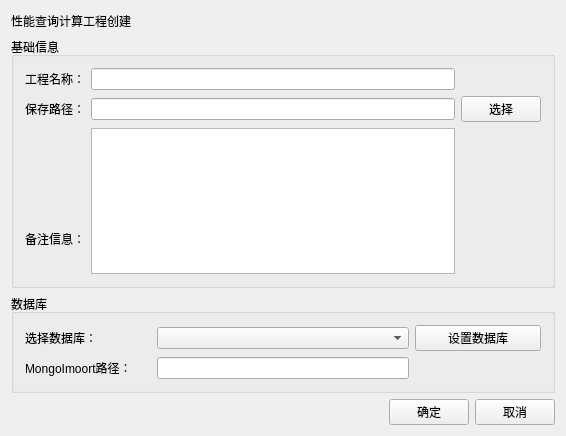
<?xml version="1.0" encoding="UTF-8"?>
<ui version="4.0">
 <class>ETOProjectCreatorClass</class>
 <widget class="QWidget" name="ETOProjectCreatorClass">
  <property name="geometry">
   <rect>
    <x>0</x>
    <y>0</y>
    <width>566</width>
    <height>436</height>
   </rect>
  </property>
  <property name="windowTitle">
   <string>ETOProjectCreator</string>
  </property>
  <layout class="QVBoxLayout" name="verticalLayout">
   <item>
    <layout class="QHBoxLayout" name="horizontalLayout_2">
     <item>
      <widget class="QLabel" name="label_6">
       <property name="text">
        <string>性能查询计算工程创建</string>
       </property>
      </widget>
     </item>
     <item>
      <spacer name="horizontalSpacer">
       <property name="orientation">
        <enum>Qt::Horizontal</enum>
       </property>
       <property name="sizeHint" stdset="0">
        <size>
         <width>40</width>
         <height>20</height>
        </size>
       </property>
      </spacer>
     </item>
    </layout>
   </item>
   <item>
    <widget class="QGroupBox" name="groupBox">
     <property name="title">
      <string>基础信息</string>
     </property>
     <layout class="QGridLayout" name="gridLayout">
      <item row="1" column="2">
       <widget class="QPushButton" name="btnSelectProjectPath">
        <property name="text">
         <string>选择</string>
        </property>
       </widget>
      </item>
      <item row="0" column="0">
       <widget class="QLabel" name="label">
        <property name="text">
         <string>工程名称：</string>
        </property>
       </widget>
      </item>
      <item row="1" column="1">
       <widget class="QLineEdit" name="editProjectPath"/>
      </item>
      <item row="3" column="0">
       <widget class="QLabel" name="label_3">
        <property name="text">
         <string>备注信息：</string>
        </property>
       </widget>
      </item>
      <item row="1" column="0">
       <widget class="QLabel" name="label_2">
        <property name="text">
         <string>保存路径：</string>
        </property>
       </widget>
      </item>
      <item row="2" column="1" rowspan="2">
       <widget class="QTextEdit" name="textProjectNote"/>
      </item>
      <item row="0" column="1">
       <widget class="QLineEdit" name="editProjectName"/>
      </item>
     </layout>
    </widget>
   </item>
   <item>
    <widget class="QGroupBox" name="groupBox_2">
     <property name="title">
      <string>数据库</string>
     </property>
     <layout class="QGridLayout" name="gridLayout_2">
      <item row="1" column="1" colspan="2">
       <widget class="QLineEdit" name="editMongoImportPath"/>
      </item>
      <item row="0" column="0">
       <widget class="QLabel" name="label_5">
        <property name="text">
         <string>选择数据库：</string>
        </property>
       </widget>
      </item>
      <item row="1" column="0">
       <widget class="QLabel" name="label_4">
        <property name="text">
         <string>MongoImoort路径：</string>
        </property>
       </widget>
      </item>
      <item row="0" column="3">
       <widget class="QPushButton" name="btnSetDbType">
        <property name="text">
         <string>设置数据库</string>
        </property>
       </widget>
      </item>
      <item row="0" column="1" colspan="2">
       <widget class="QComboBox" name="comDbType"/>
      </item>
     </layout>
    </widget>
   </item>
   <item>
    <layout class="QHBoxLayout" name="horizontalLayout">
     <item>
      <spacer name="horizontalSpacer_2">
       <property name="orientation">
        <enum>Qt::Horizontal</enum>
       </property>
       <property name="sizeHint" stdset="0">
        <size>
         <width>40</width>
         <height>20</height>
        </size>
       </property>
      </spacer>
     </item>
     <item>
      <widget class="QPushButton" name="btnConfirm">
       <property name="text">
        <string>确定</string>
       </property>
      </widget>
     </item>
     <item>
      <widget class="QPushButton" name="btnCancel">
       <property name="text">
        <string>取消</string>
       </property>
      </widget>
     </item>
    </layout>
   </item>
  </layout>
 </widget>
 <layoutdefault spacing="6" margin="11"/>
 <resources/>
 <connections/>
</ui>
